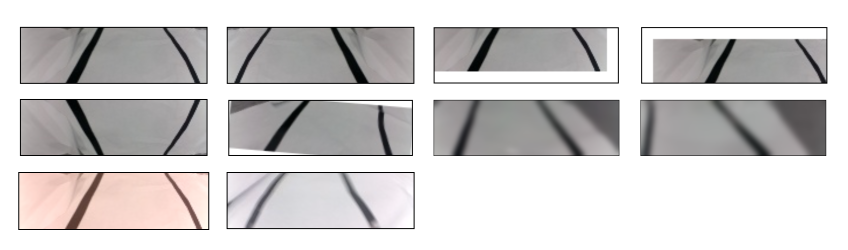
#> input picture res/aug-data.png, 1696 x 500 px (shown at 1/2 size)
$ python -i img_process.py   (imports and definitions only)   (older library calls are emulated)
#> lines starting #> are read from the running program, lines starting #| are printed output that depends on the picture; after the words box and inside, x2 and y2 are one past the last pixel; in counts of white or black regions, pixels touching at a corner belong together
#> further down, picture is the input picture: shape (500, 1696, 3); mean B, G, R 205.6, 205.7, 208.1
""" Preprocess the image before doing fitting job.
"""
from __future__ import absolute_import, division, print_function
from math import floor
import cv2
import numpy as np
from time import time

LOW_LANE_COLOR = np.uint8([[[0,0,0]]])
UPPER_LANE_COLOR = np.uint8([[[0,0,0]]]) + 40


# [13 lines left out: function birdeye, not called in this run]


def binarize(img):
    """
    Convert an input frame to a binary image which highlight as most as possible the lane-lines.
    :param img: input color frame
    :param verbose: if True, show intermediate results
    :return: binarized frame
    """
    h, w = img.shape[:2]
#> h = 500; w = 1696
    binary = np.zeros(shape=(h, w), dtype=np.uint8)
    gray = cv2.cvtColor(img, cv2.COLOR_BGR2GRAY)
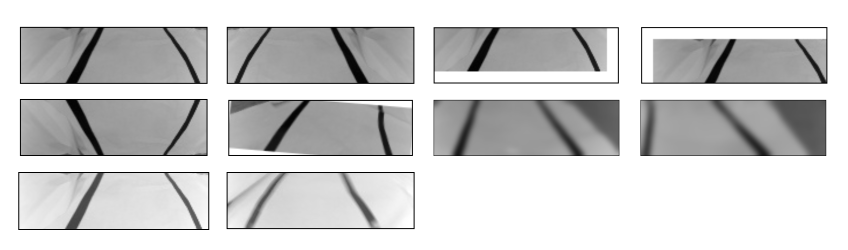
#> gray: shape (500, 1696) (shown at 1/2 size); min 0, max 255, mean 206.4
    _, th = cv2.threshold(gray, thresh=30, maxval=255, type=cv2.THRESH_BINARY_INV)
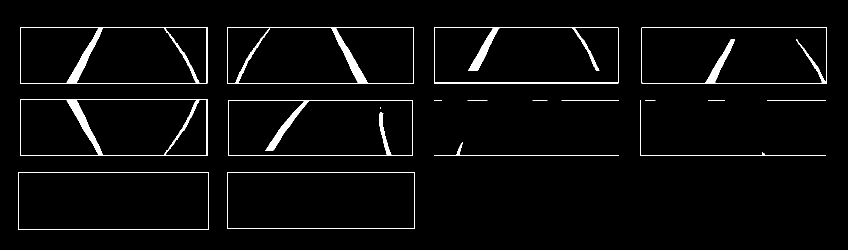
#> th: shape (500, 1696) (shown at 1/2 size); 2.9% white; 18 white regions (2 under 20 px), largest, box (x1, y1, x2, y2) and area: (40, 198, 415, 312) 4180, (40, 54, 415, 167) 3513, (457, 200, 825, 312) 3405
    binary = np.logical_or(binary, th)
    sobel_mask = thresh_frame_sobel(img, kernel_size=9)
    binary = np.logical_or(binary, sobel_mask)
    kernel = np.ones((3, 3), np.uint8)
    binary = cv2.erode(binary.astype(np.uint8), kernel, iterations=2)
    binary = cv2.dilate(binary, kernel, iterations=1)
    return binary


def thresh_frame_sobel(frame, kernel_size):
    """ Apply Sobel edge detection to an input frame, then threshold the result.
        @comment: works not very well = =
    """
#> called with kernel_size = 9
    gray = cv2.cvtColor(frame, cv2.COLOR_BGR2GRAY)
    sobel_x = cv2.Sobel(gray, cv2.CV_64F, 1, 0, ksize=kernel_size)
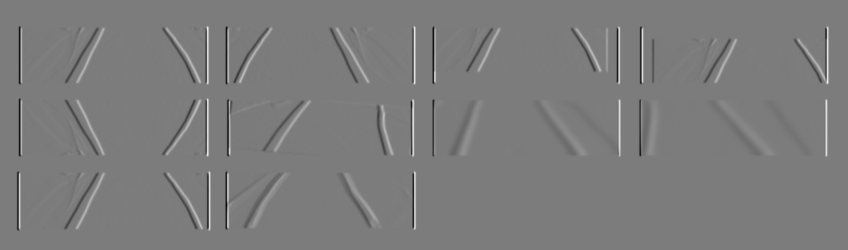
#> sobel_x: shape (500, 1696) float64 (shown at 1/2 size); min -1955679, max 2055953, mean 0; drawn with min black and max white
    sobel_y = cv2.Sobel(gray, cv2.CV_64F, 0, 1, ksize=kernel_size)
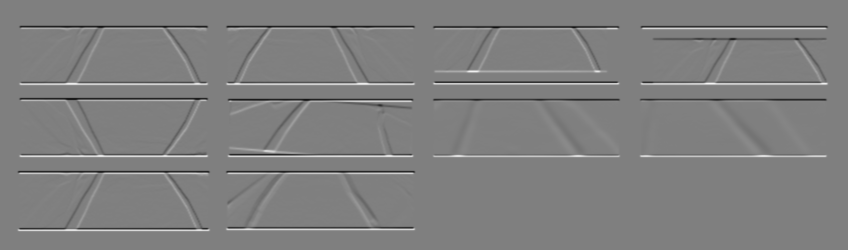
#> sobel_y: shape (500, 1696) float64 (shown at 1/2 size); min -2279396, max 2270471, mean 0; drawn with min black and max white
    sobel_mag = np.sqrt(sobel_x ** 2 + sobel_y ** 2)
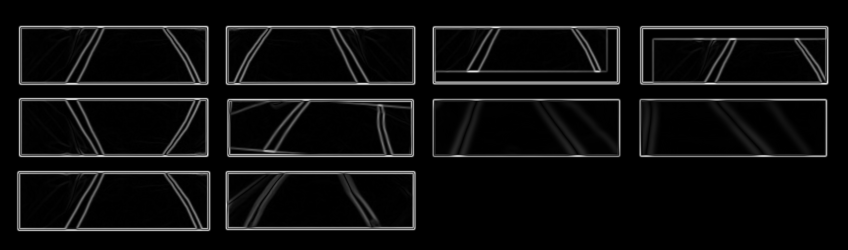
#> sobel_mag: shape (500, 1696) float64 (shown at 1/2 size); min 0, max 2279396, mean 118415.5; drawn with min black and max white
    sobel_mag = np.uint8(sobel_mag / np.max(sobel_mag) * 255)
    _, sobel_mag = cv2.threshold(sobel_mag, 50, 1, cv2.THRESH_BINARY)
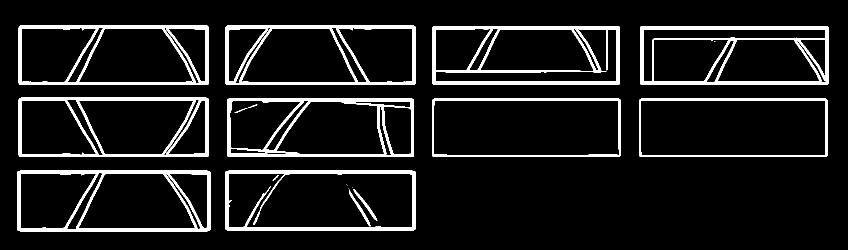
#> sobel_mag: shape (500, 1696) (shown at 1/2 size); values 0 (black) and 1 (white), 8.9% white; 22 white regions (5 under 20 px), largest, box (x1, y1, x2, y2) and area: (1280, 52, 1657, 170) 9531, (865, 52, 1240, 170) 9439, (34, 341, 421, 463) 8952
    return sobel_mag.astype(bool)


# [45 lines left out: functions standard_preprocess, red_filter, get_rectangle, lane_filter, crop_image, not called in this run]


def img_load(path):
    img = cv2.imread(path)
    return img


# [26 lines left out: functions img_load_from_stream, detect_distance, not called in this run]


def img_save(img, path):
    cv2.imwrite(path, img)


# [16 lines left out: functions down_sample, plot_line, not called in this run]


def enlarge_img(img, times):
    img = cv2.resize(img, (0,0), fx=times, fy=times)
    return img


# [13 lines left out: functions show_img, calc_fitting_pts, not called in this run]


def mark_image_with_pt(img, pt, color):
    cv2.circle(img, (pt[0], pt[1]), 3, color)


def mark_image_with_line(img, pt_from, pt_to):
    cv2.line(img, pt_from, pt_to, (255, 0, 255), 1)


# [28 lines left out: functions mark_image_with_parameters, compute_debug_image, not called in this run]

>>> import cv2
>>> picture = cv2.imread('../res/aug-data.png')
>>> result = binarize(picture)
#> in binarize, `binary = np.logical_or(binary, sobel_mask)`: binary: shape (500, 1696) bool; 10.5% white; 22 white regions (5 under 20 px), largest, box (x1, y1, x2, y2) and area: (865, 52, 1240, 170) 11185, (1280, 52, 1657, 170) 11069, (454, 197, 828, 314) 10863
#> in binarize, `binary = cv2.erode(binary.astype(np.uint8), kernel, iterations=2)`: binary: shape (500, 1696); values 0 (black) and 1 (white), 3.9% white; 57 white regions (23 under 20 px), largest, box (x1, y1, x2, y2) and area: (39, 197, 416, 312) 5054, (39, 53, 416, 168) 4245, (458, 53, 824, 168) 3584
#> in binarize, `binary = cv2.dilate(binary, kernel, iterations=1)`:
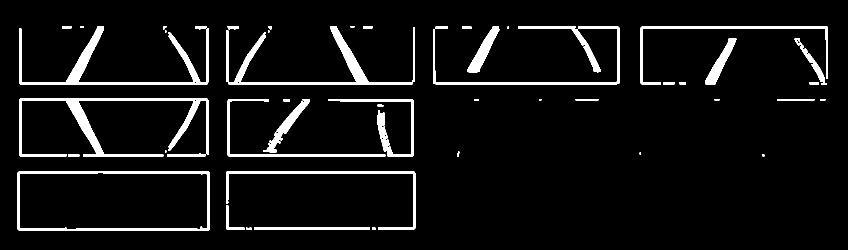
#> binary: shape (500, 1696) (shown at 1/2 size); values 0 (black) and 1 (white), 6% white; 48 white regions (7 under 20 px), largest, box (x1, y1, x2, y2) and area: (38, 196, 417, 313) 7384, (38, 52, 417, 169) 6097, (452, 52, 830, 169) 5936

$ run again, on res/data.png
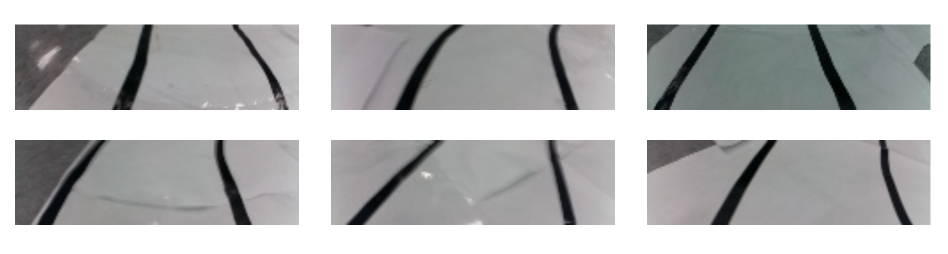
#> input picture res/data.png, 1896 x 508 px (shown at 1/2 size)
#> picture is the input picture: shape (508, 1896, 3); mean B, G, R 185.3, 185.1, 184.6
#> in binarize, `_, th = cv2.threshold(gray, thresh=30, maxval=255, type=cv2.THRESH_BIN..`:
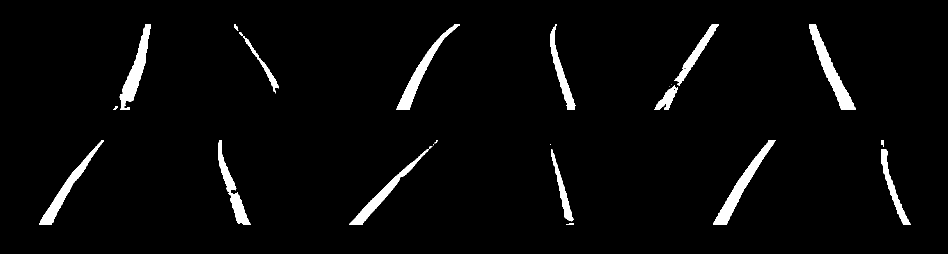
#> th: shape (508, 1896) (shown at 1/2 size); 3.3% white; 22 white regions (4 under 20 px), largest, box (x1, y1, x2, y2) and area: (1618, 49, 1711, 220) 3776, (1426, 280, 1551, 450) 3677, (239, 49, 302, 220) 3427
#> in binarize, `binary = cv2.dilate(binary, kernel, iterations=1)`:
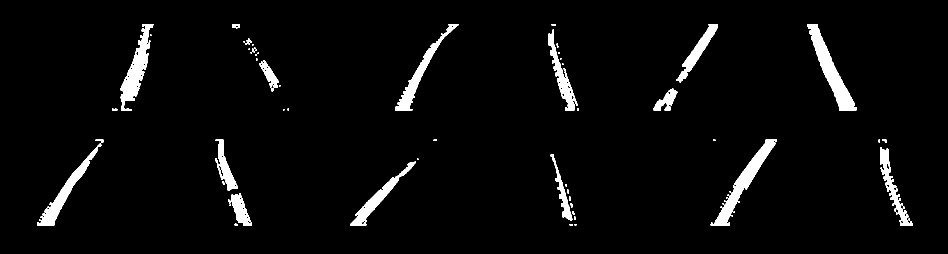
#> binary: shape (508, 1896) (shown at 1/2 size); values 0 (black) and 1 (white), 3.8% white; 79 white regions (46 under 20 px), largest, box (x1, y1, x2, y2) and area: (1615, 48, 1713, 221) 4662, (1421, 279, 1554, 451) 4330, (241, 48, 307, 221) 4000

$ run again, on res/detect.png
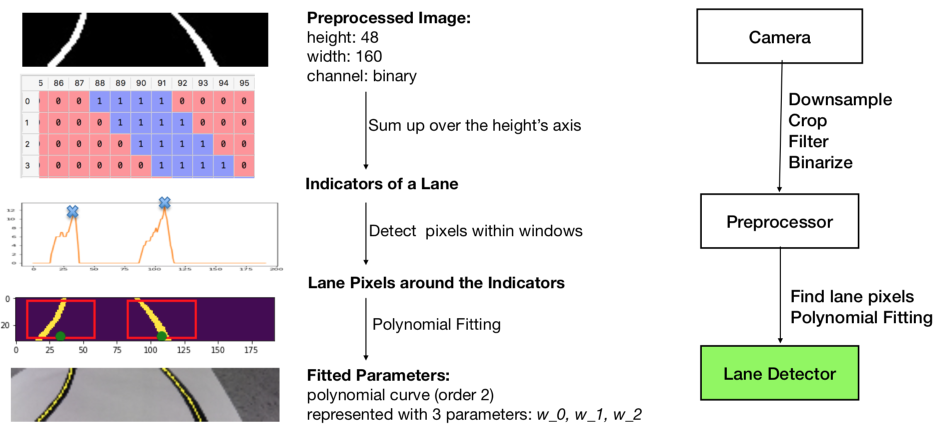
#> input picture res/detect.png, 1884 x 868 px (shown at 1/2 size)
#> picture is the input picture: shape (868, 1884, 3); mean B, G, R 222.8, 222.5, 225.1
#> in binarize, `_, th = cv2.threshold(gray, thresh=30, maxval=255, type=cv2.THRESH_BIN..`:
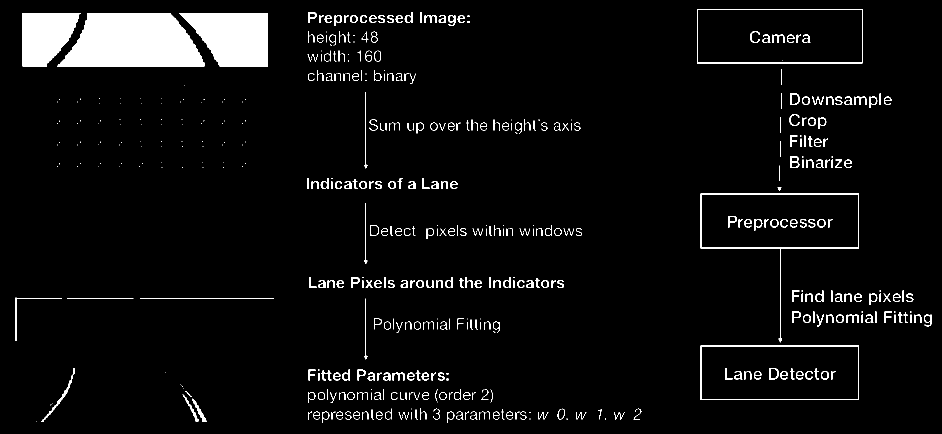
#> th: shape (868, 1884) (shown at 1/2 size); 4.9% white; 569 white regions (211 under 20 px), largest, box (x1, y1, x2, y2) and area: (114, 26, 409, 133) 24409, (358, 26, 536, 133) 14195, (45, 26, 162, 133) 9334
#> in binarize, `binary = cv2.dilate(binary, kernel, iterations=1)`:
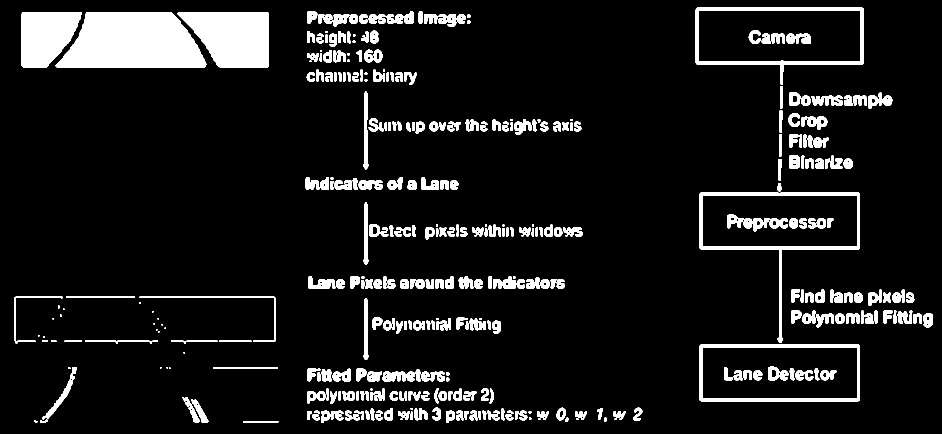
#> binary: shape (868, 1884) (shown at 1/2 size); values 0 (black) and 1 (white), 9.4% white; 360 white regions (41 under 20 px), largest, box (x1, y1, x2, y2) and area: (111, 24, 413, 135) 26227, (355, 24, 538, 135) 15443, (43, 24, 164, 135) 10317

$ run again, on res/fcn.png
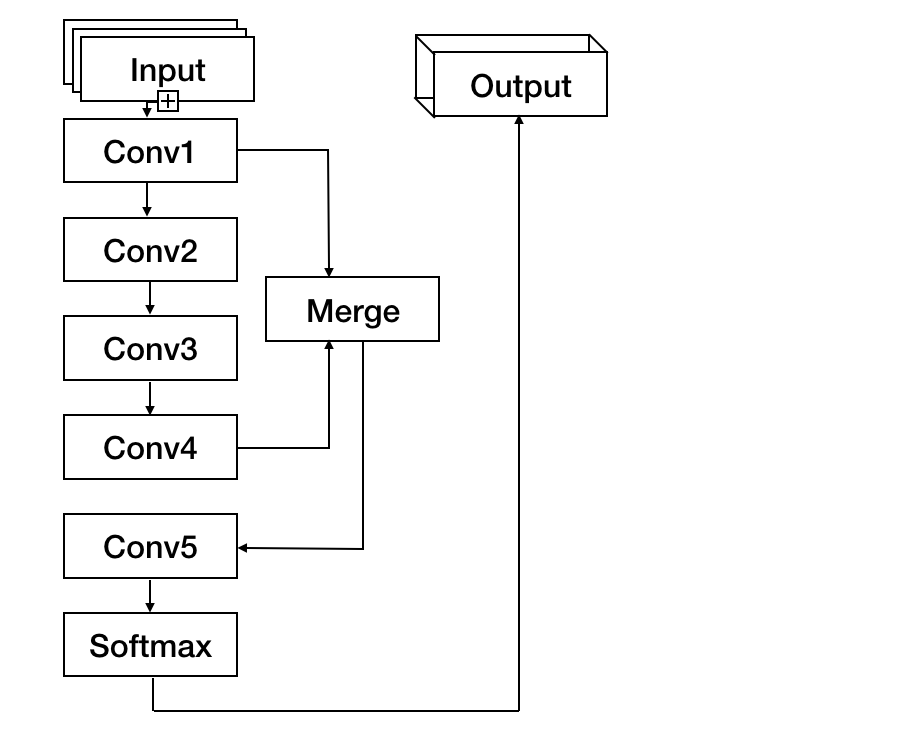
#> input picture res/fcn.png, 912 x 738 px
#> picture is the input picture: shape (738, 912, 3); min 0, max 255, mean 246.8
#> th: shape (738, 912); 2.9% white in thin lines or dots, all inside (x1, y1, x2, y2) = (63, 19, 608, 712)
#> in binarize, `binary = cv2.dilate(binary, kernel, iterations=1)`:
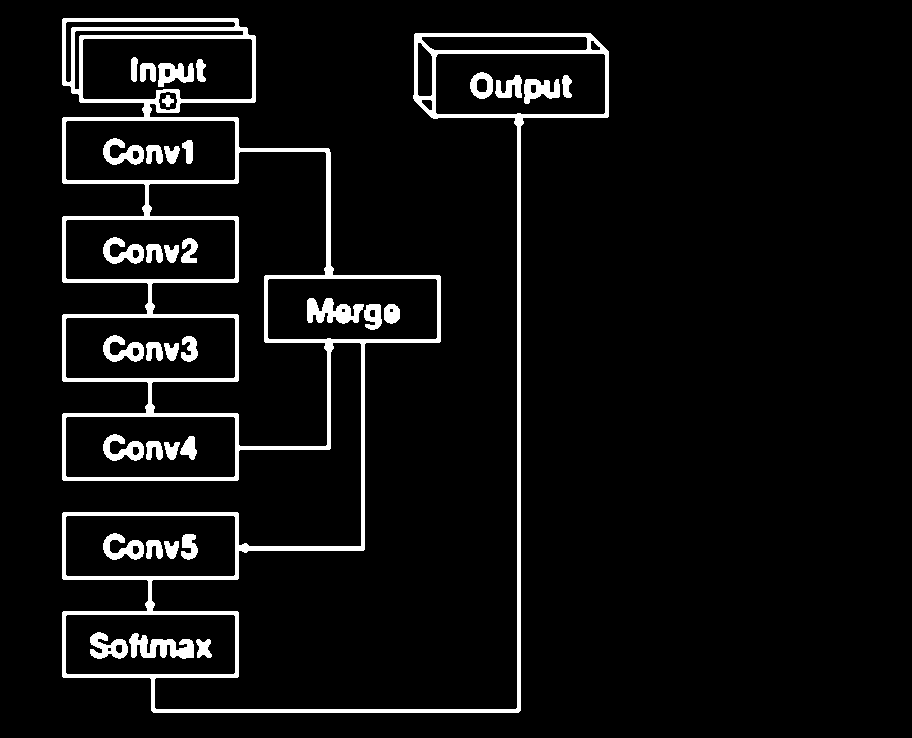
#> binary: shape (738, 912); values 0 (black) and 1 (white), 6.1% white; 36 white regions, largest, box (x1, y1, x2, y2) and area: (62, 18, 609, 713) 28696, (129, 633, 194, 659) 984, (307, 298, 364, 324) 910
